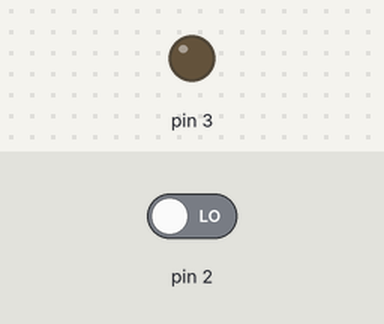
Recording of a sketch running on a simulated Arduino Uno, built with avr-gcc and run on an emulated ATmega328P. On the bench: output pins drawn as LEDs (lit = HIGH). Dashed ring = blinking. The inputs (shaded band) are chosen by the test bench; at power-on: pin 2 LOW.

Above: at 1.2 s.
1.3 s: pin 2 driven HIGH
At 1.45 s:
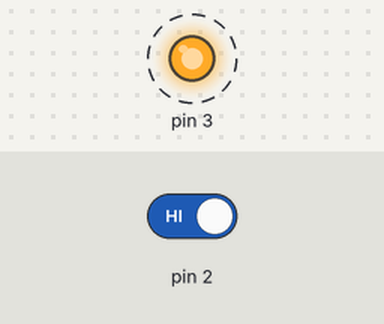
4.3 s: pin 2 driven LOW
At 5.1 s:
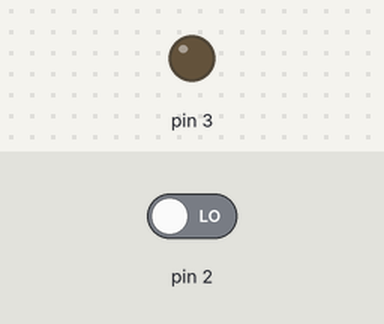
Timing chart, 0 to 7.3 s (numbered marks = the images above; inputs shaded):
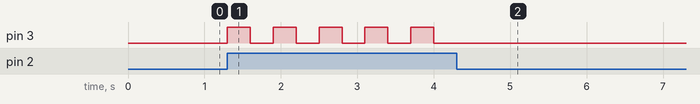

The sketch:

A015-bt-stato.ino
```cpp
int stato = LOW;

void setup() {
  pinMode(2, INPUT);
  pinMode(3, OUTPUT);
}

void loop() {
  int bt = digitalRead(2);
  if (bt) {
    stato = !stato;
    digitalWrite(3, stato);
    delay(300);
  }
}
```

Measured:
- after the input at 1.3 s, pin 3: alternates HIGH for 0.30 s and LOW for 0.30 s, starting at once
- after the input at 4.3 s, pin 3: stops changing and stays LOW
